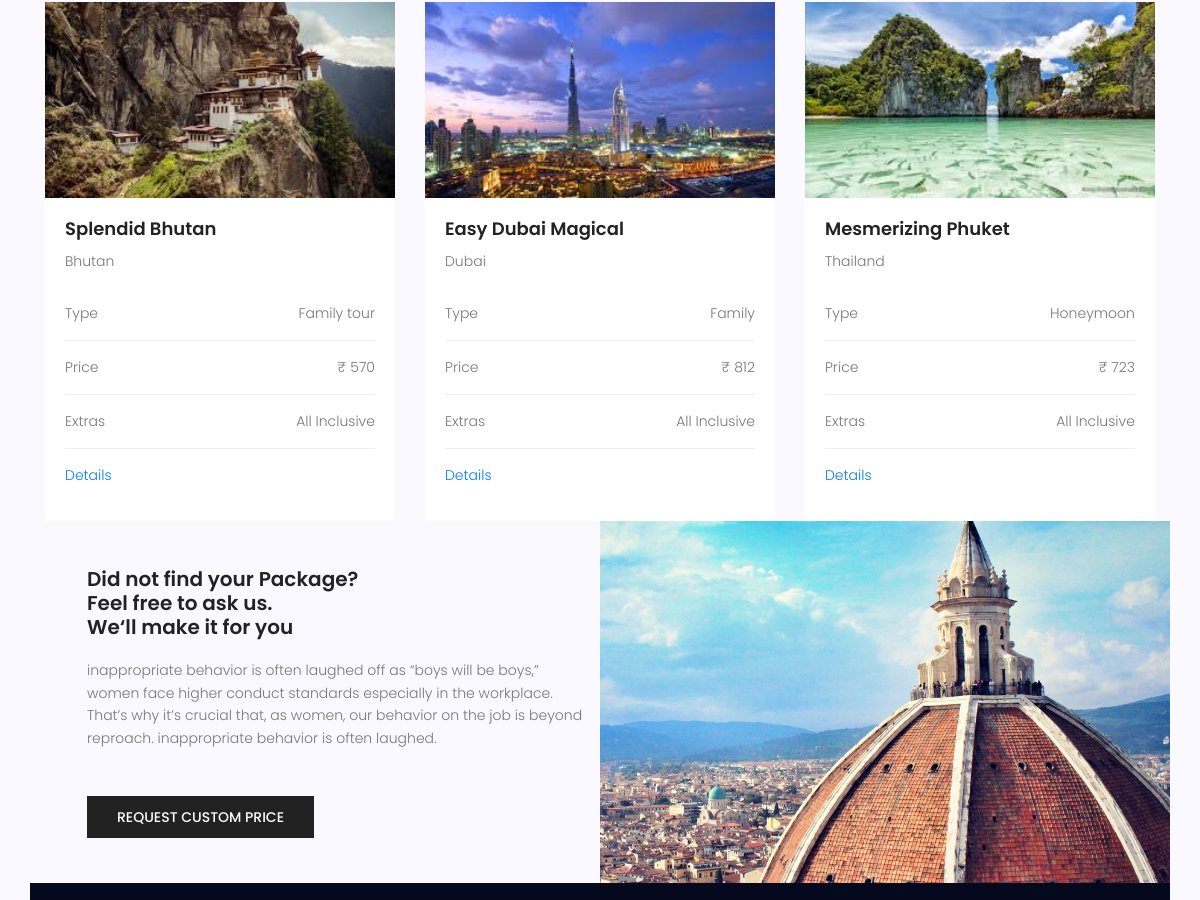
The page /packages.php (middle part) on the database as committed earlier.
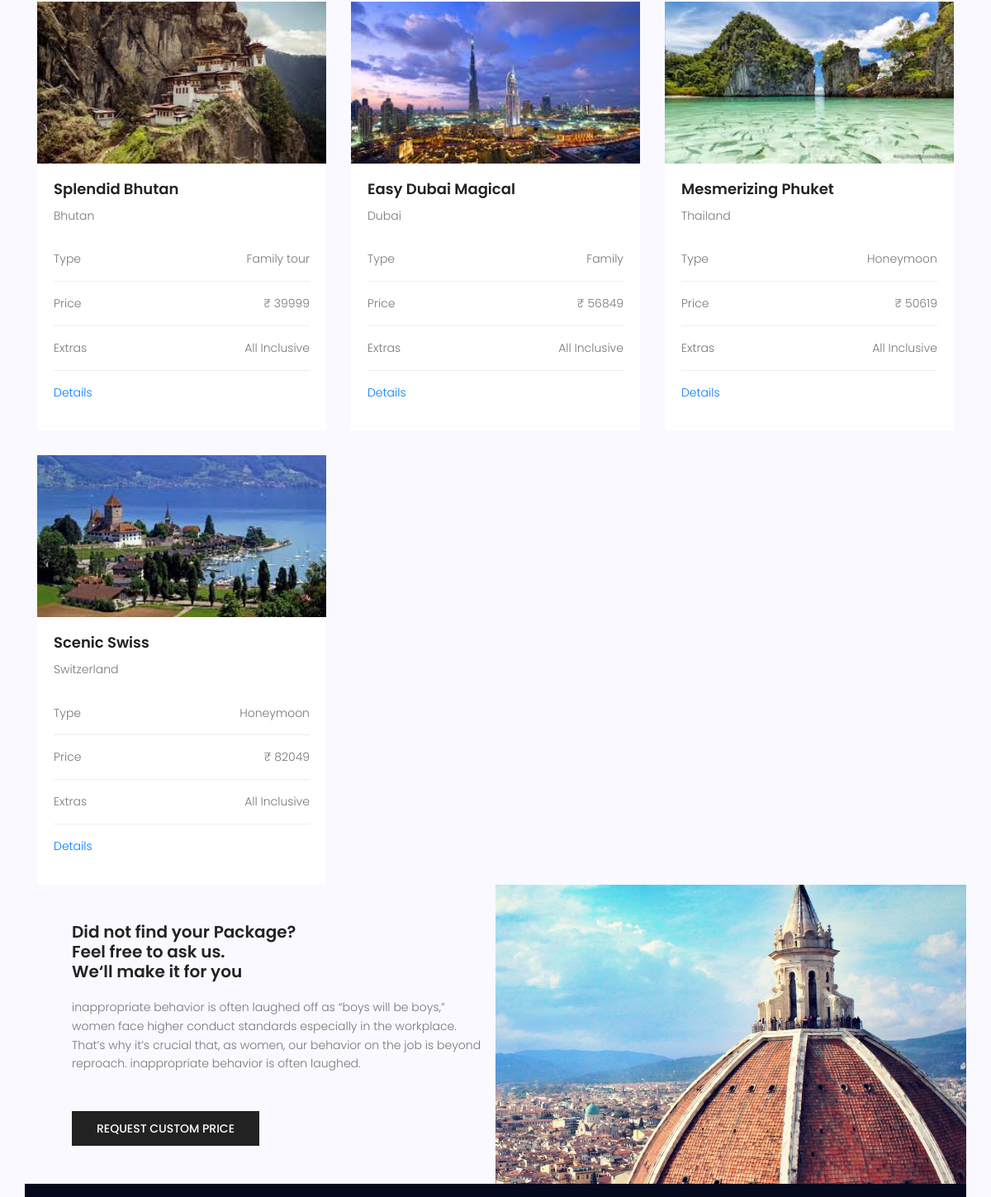
The same page on the database as committed later.
### tables this page shows
CREATE TABLE `tourpackages` (
  `package_id` int(11) NOT NULL,
  `name` varchar(500) NOT NULL,
  `type` varchar(500) NOT NULL,
  `location` varchar(500) NOT NULL,
  `price` int(11) NOT NULL,
  `features` varchar(5000) NOT NULL,
  `details` varchar(5000) NOT NULL,
  `image` varchar(500) NOT NULL
);

### packages.php (the view, shortened to what this page needs)
<!DOCTYPE html>
<html lang="zxx" class="no-js">
<head>
		<link rel="stylesheet" href="css/linearicons.css">
		<link rel="stylesheet" href="css/font-awesome.min.css">
		<link rel="stylesheet" href="css/bootstrap.css">
		<link rel="stylesheet" href="css/magnific-popup.css">
		<link rel="stylesheet" href="css/jquery-ui.css">
		<link rel="stylesheet" href="css/nice-select.css">
		<link rel="stylesheet" href="css/animate.min.css">
		<link rel="stylesheet" href="css/owl.carousel.css">
		<link rel="stylesheet" href="css/main.css">
		<link rel="stylesheet" href="css/packages.css">
	</head>
	<body>
		<?php
		include('header.php');
		?>
		<section class="destinations-area section-gap">
			<div class="container">
	        	<div class="row">
	           <?php
	           		$sql = "SELECT * from tourpackages";
					$result = $conn->query($sql);
					while($row=$result->fetch_assoc())
					{
	           ?>
					<div class="col-lg-4">
						<div class="single-destinations">
							<div class="thumb">
								<img src="img/<?php echo htmlentities($row['image']);?>" alt="">
							</div>
							<div class="details">
								<h4><?php echo htmlentities($row['name']);?></h4>
								<p>
									<?php echo htmlentities($row['location']);?>
								</p>
								<ul class="package-list">
									<li class="d-flex justify-content-between align-items-center">
										<span>Type</span>
										<span><?php echo htmlentities($row['type']);?></span>
									</li>
									<li class="d-flex justify-content-between align-items-center">
										<span>Price</span>
										<span>&#x20b9; <?php echo htmlentities($row['price']);?></span>
									</li>
									<li class="d-flex justify-content-between align-items-center">
										<span>Extras</span>
										<span>All Inclusive</span>
									</li>
									<li class="d-flex justify-content-between align-items-center">
										<a href="package-details.php?pkgid=<?php echo htmlentities($row['package_id']);?>" class="details-btn">Details</a>
									</li>
								</ul>
							</div>
						</div>
					</div>
				<?php } ?>
		<section class="home-about-area">
			<div class="container-fluid">
				<div class="row align-items-center justify-content-end">
					<div class="col-lg-6 col-md-12 home-about-left">
						<h1>
							Did not find your Package? <br>
							Feel free to ask us. <br>
							We‘ll make it for you
						</h1>
						<p>
							inappropriate behavior is often laughed off as “boys will be boys,” women face higher conduct standards especially in the workplace. That’s why it’s crucial that, as women, our behavior on the job is beyond reproach. inappropriate behavior is often laughed.
						</p>
						<a href="#" class="primary-btn text-uppercase">request custom price</a>
					</div>
					<div class="col-lg-6 col-md-12 home-about-right no-padding">
						<img class="img-fluid" src="img/packages/about-img.jpg" alt="">
					</div>
				</div>
			</div>
		</section>
		<footer class="footer-area section-gap">
		</footer>
	</body>
</html>

Rows that differ between the two databases and show on the page:
changed tourpackages "Splendid Bhutan": price "570" → "39999"
changed tourpackages "Easy Dubai Magical": price "812" → "56849"
changed tourpackages "Mesmerizing Phuket": price "723" → "50619"
added tourpackages: image (picture), name "Scenic Swiss", location "Switzerland", type "Honeymoon", price "82049"
